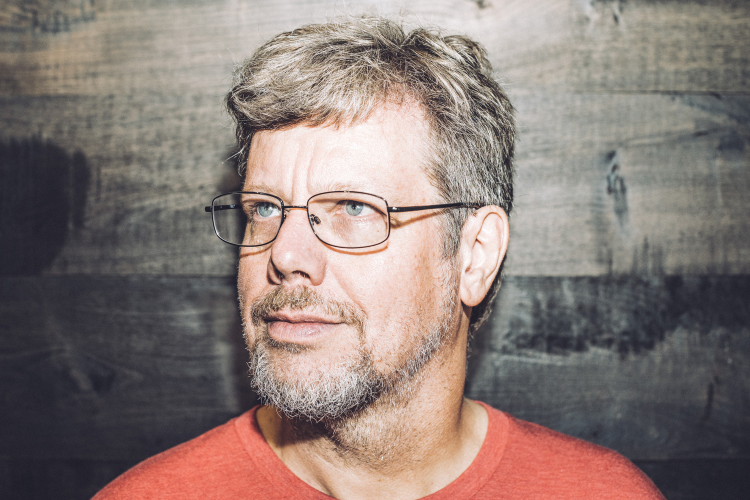
#> input picture 01_basics/images/guido.jpg, 1500 x 1000 px, found by its file name (shown at 1/2 size)
$ python 07_edge_detection.py
#> lines starting #> are read from the running program, lines starting #| are printed output that depends on the picture; after the words box and inside, x2 and y2 are one past the last pixel; in counts of white or black regions, pixels touching at a corner belong together
import cv2
import imutils
import numpy as np

img = cv2.imread(r'images\guido.jpg')
#> img is the input picture: shape (1000, 1500, 3); mean B, G, R 119.2, 124, 138.8
img = imutils.resize(image=img, height=500)
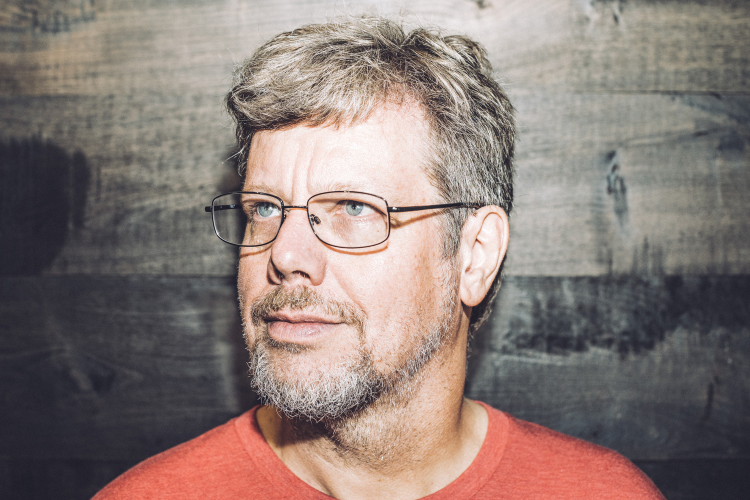
#> img: shape (500, 750, 3); mean B, G, R 119.3, 124.2, 138.9
cv2.imshow('guido', img)

canny = cv2.Canny(image=img, threshold1=250, threshold2=250)
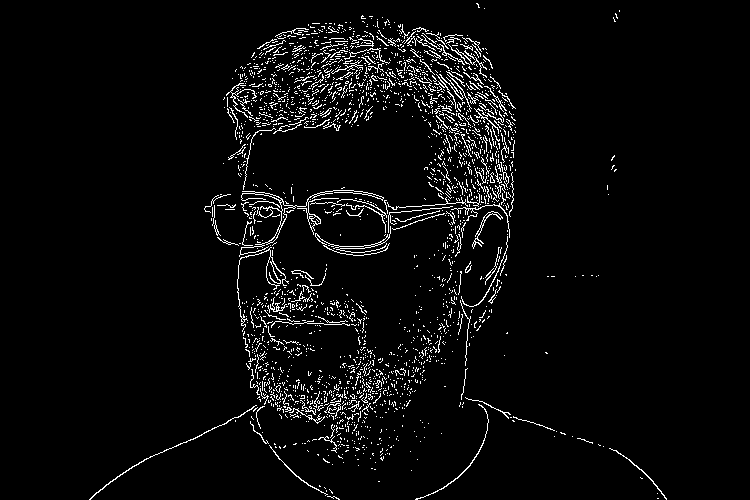
#> canny: shape (500, 750); 4% white in thin lines or dots, all inside (x1, y1, x2, y2) = (89, 3, 667, 500)
cv2.imshow('canny', canny)
cv2.waitKey(0)

thresholds = np.arange(0, 251, 25)
for threshold in thresholds:
    canny = cv2.Canny(image=img, threshold1=threshold, threshold2=threshold)
    cv2.putText(
        img=canny,
        text=f'{threshold}',
        org=(20, 40),
        fontFace=cv2.FONT_HERSHEY_SIMPLEX,
        fontScale=1.5,
        color=(255, 255, 255),
        thickness=2)
    cv2.imshow(f'canny thresholds', canny)
    cv2.waitKey(2000)
#> this loop made 11 passes
#> pass 1, `canny = cv2.Canny(image=img, threshold1=threshold, threshold2=threshold)`:
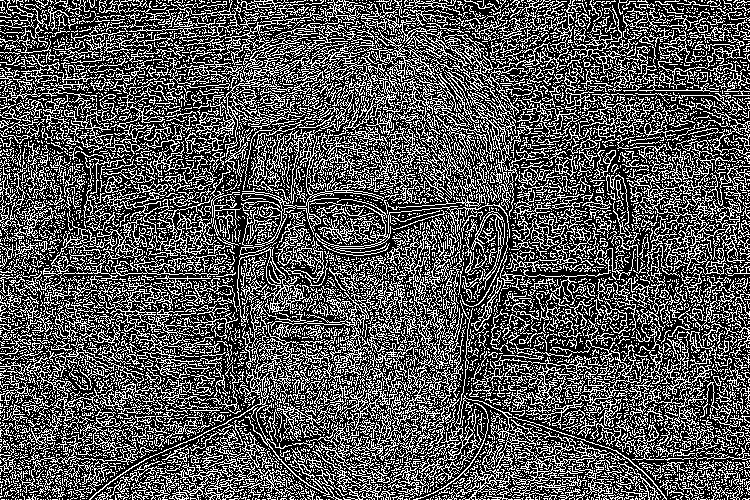
#> canny: shape (500, 750); 33.7% white in thin lines or dots
#> pass 2, `canny = cv2.Canny(image=img, threshold1=threshold, threshold2=threshold)`:
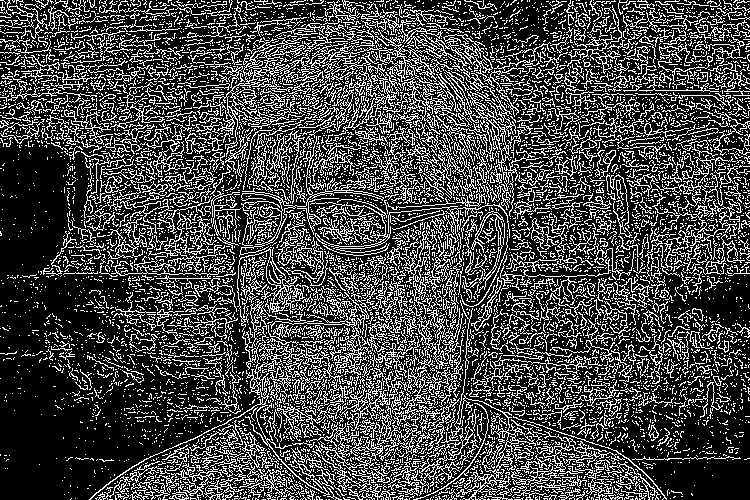
#> canny: shape (500, 750); 27.5% white in thin lines or dots
#> pass 2, `cv2.imshow(f'canny thresholds', canny)`:
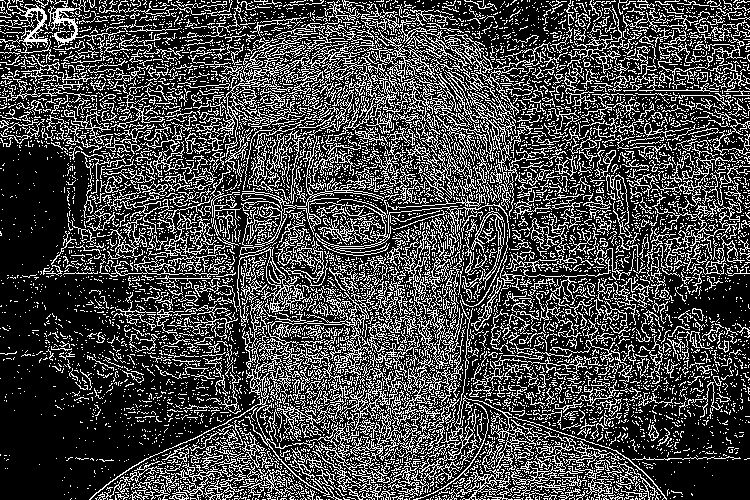
#> window 'canny thresholds': shape (500, 750); 27.6% white in thin lines or dots
#> after the loop:
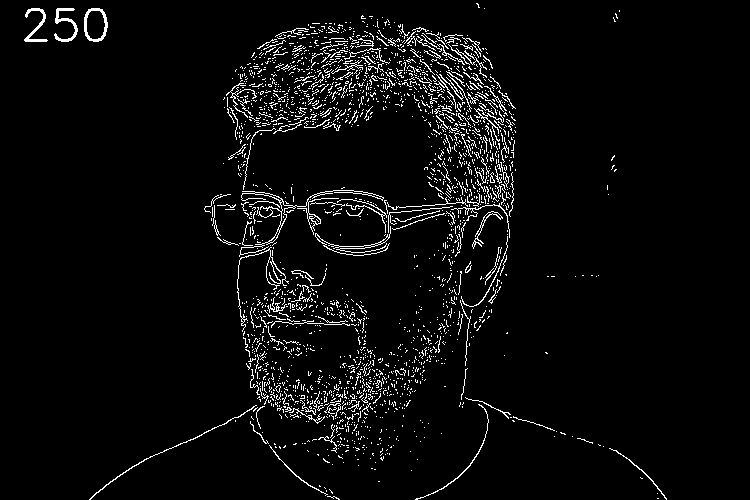
#> canny: shape (500, 750); 4.2% white in thin lines or dots, all inside (x1, y1, x2, y2) = (24, 3, 667, 500)

cv2.destroyAllWindows()

$ run again, with 01_basics/images/bear.jpg copied over 01_basics/images/guido.jpg
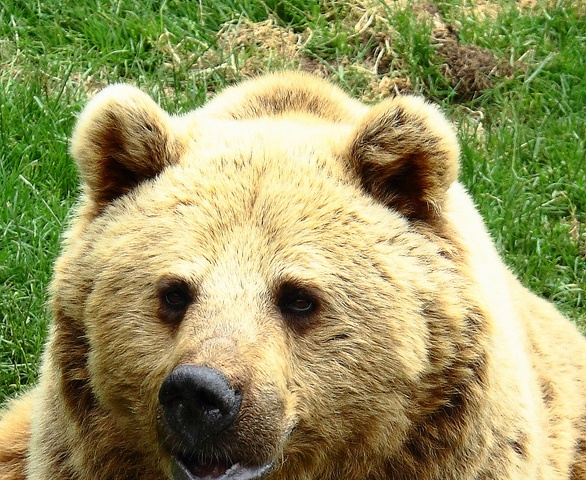
#> input picture 01_basics/images/bear.jpg, 586 x 480 px, found by its file name
#> img is the input picture: shape (480, 586, 3); mean B, G, R 97.1, 150.2, 151.5
#> img: shape (500, 610, 3)
#> the loop `for threshold in thresholds:` made 11 passes
#> pass 1, `canny = cv2.Canny(image=img, threshold1=threshold, threshold2=threshold)`:
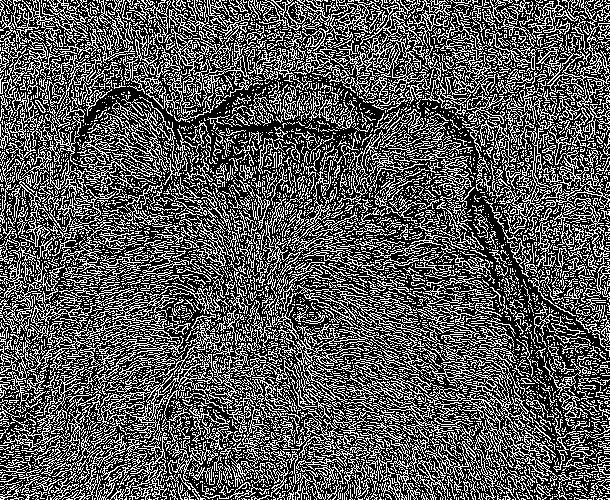
#> canny: shape (500, 610); 34.5% white in thin lines or dots
#> after the loop `for threshold in thresholds:`:
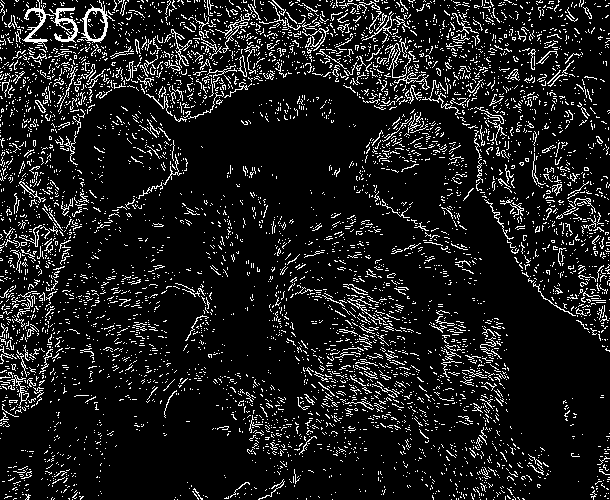
#> canny: shape (500, 610); 10.5% white in thin lines or dots
